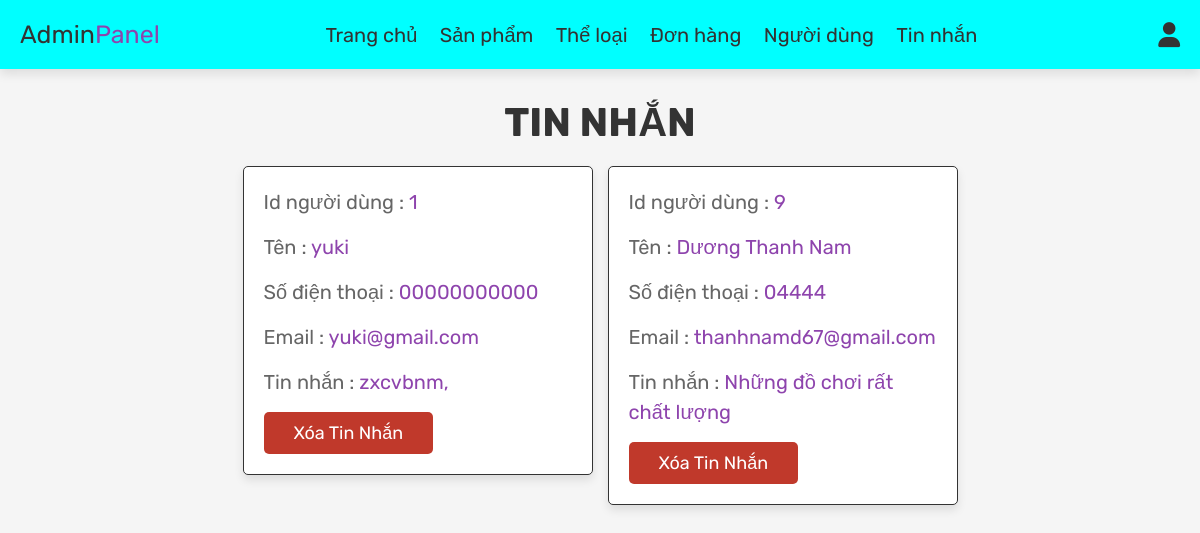
The page /admin_contacts.php (signed in) on the database its author committed.
### tables this page shows
CREATE TABLE `message` (
  `id` int(100) NOT NULL,
  `user_id` int(100) NOT NULL,
  `name` varchar(100) NOT NULL,
  `email` varchar(100) NOT NULL,
  `number` varchar(12) NOT NULL,
  `message` varchar(500) NOT NULL
);

### admin_contacts.php (the view, shortened to what this page needs)
<?php
   include 'config.php';
?>
<!DOCTYPE html>
<html lang="en">
<head>
   <link rel="stylesheet" href="https://cdnjs.cloudflare.com/ajax/libs/font-awesome/6.0.0/css/all.min.css">
   <link rel="stylesheet" href="css/admin_style.css">
</head>
<body>
<?php include 'admin_header.php'; ?>
<section class="messages">
   <h1 class="title"> Tin nhắn </h1>
   <div class="box-container">
   <?php
      $select_message = mysqli_query($conn, "SELECT * FROM `message`") or die('query failed');
      if(mysqli_num_rows($select_message) > 0){
         while($fetch_message = mysqli_fetch_assoc($select_message)){
   ?>
   <div class="box">
      <p> Id người dùng : <span><?php echo $fetch_message['user_id']; ?></span> </p>
      <p> Tên : <span><?php echo $fetch_message['name']; ?></span> </p>
      <p> Số điện thoại : <span><?php echo $fetch_message['number']; ?></span> </p>
      <p> Email : <span><?php echo $fetch_message['email']; ?></span> </p>
      <p> Tin nhắn : <span><?php echo $fetch_message['message']; ?></span> </p>
      <a href="admin_contacts.php?delete=<?php echo $fetch_message['id']; ?>" onclick="return confirm('delete this message?');" class="delete-btn">Xóa tin nhắn</a>
   </div>
   <?php
      };
   }else{
      echo '<p class="empty">Bạn không có tin nhắn nào!</p>';
   }
   ?>
   </div>
</section>
</body>
</html>

### css/admin_style.css (style rules this page uses)
:root { --purple:#8e44ad; --red:#c0392b; --orange:#f39c12; --black:#333; --white:#fff; --light-color:#666; --light-white:#ccc; --light-bg:#f5f5f5; --border:.1rem solid var(--black); --box-shadow:0 .5rem 1rem rgba(0,0,0,.1); }
* { font-family: 'Rubik', sans-serif; margin:0; padding:0; box-sizing: border-box; outline: none; border:none; text-decoration: none; transition:all .2s linear; }
html { font-size: 62.5%; overflow-x: hidden; }
body { background-color: var(--light-bg); }
section { padding:3rem 2rem; }
.title { text-align: center; margin-bottom: 2rem; text-transform: uppercase; color:var(--black); font-size: 4rem; }
.btn, .option-btn, .delete-btn, .white-btn { display: inline-block; margin-top: 1rem; padding:1rem 3rem; cursor: pointer; color:var(--white); font-size: 1.8rem; border-radius: .5rem; text-transform: capitalize; }
.delete-btn { background-color: var(--red); }
.messages .box-container { display: grid; grid-template-columns: repeat(auto-fit, 35rem); justify-content: center; gap:1.5rem; max-width: 1200px; margin:0 auto; align-items: flex-start; }
.messages .box-container .box { background-color: var(--white); padding:2rem; border:var(--border); box-shadow: var(--box-shadow); border-radius: .5rem; }
.messages .box-container .box p { padding-bottom: 1.5rem; font-size: 2rem; color:var(--light-color); line-height: 1.5; }
.messages .box-container .box p span { color:var(--purple); }
.messages .box-container .box .delete-btn { margin-top: 0; }

### rows shown on the page
message: user "1", name "yuki", number "00000000000", email "yuki@gmail.com", message "zxcvbnm,"
message: user "9", name "Dương Thanh Nam", number "04444", email "thanhnamd67@gmail.com", message "Những đồ chơi rất chất lượng"
